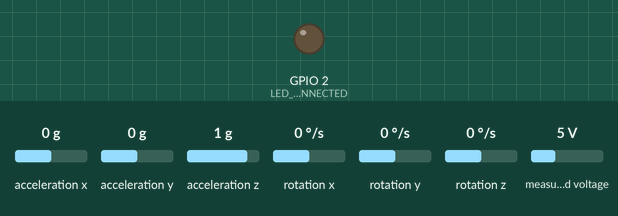
The program below on a simulated ESP32. Parts: output pins drawn as LEDs (lit = HIGH). Wiring (inferred from the names in the program): MPU-6050 motion sensor at I2C address 0x68; MPU-6050 motion sensor at I2C address 0x69. The test bench sets the inputs (shaded band); at power-on: acceleration x 0 g, acceleration y 0 g, acceleration z 1 g, rotation x 0 °/s, rotation y 0 °/s, rotation z 0 °/s, measured voltage 5 V. Nothing arrives over Bluetooth unless stated; a phone connects over Bluetooth LE 3 s after start.

Above: at 0.6 s.
At 3.6 s:
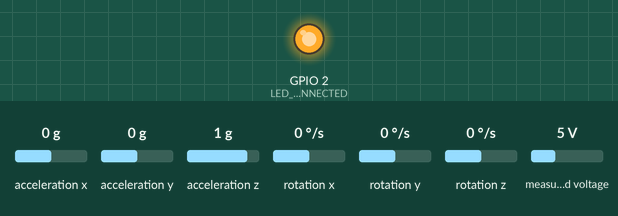
Timing chart, 0 to 5.1 s (numbered marks = the images above):
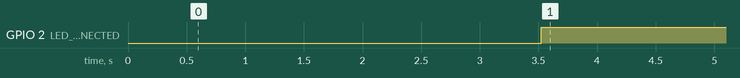

Measured:
- by itself, GPIO 2 (LED_BLE_CONNECTED): LOW → HIGH at 3.5 s

The program:

main.cpp
```cpp
#include <Arduino.h>
#include <Wire.h>
#include <Adafruit_INA219.h>
#include "config.h"
#include "telemetry_packet.h"
#include "imu_filter.h"
#include "i2c_recovery.h"
#include "ble_handler.h"

// ==============================================================================
// SAATHI MSK JOINT TRIAGE HUB - MAIN FIRMWARE
// Problem Statement ID: 26004 | Reconfigurable Dual-Pod Universal Kinematics
// ==============================================================================

// Intermediate data structure passed over FreeRTOS queue
struct SensorRawSnapshot {
    float thetaProx;
    float thetaDist;
    float thetaRel;
    uint32_t timestampMs;
    bool  error;
};

// Global Handlers
static IMUFilter imuProximal(MPU_PROXIMAL_ADDR);
static IMUFilter imuDistal(MPU_DISTAL_ADDR);
static Adafruit_INA219 ina219(INA219_ADDR);
static BleTelemetryHandler bleHandler;

// FreeRTOS Synchronization
static QueueHandle_t xSensorQueue = nullptr;
static SemaphoreHandle_t xI2CMutex = nullptr;

// Status Flags
static volatile bool ina219Available = false;
static float zeroOffsetRel = 0.0f;

// ==============================================================================
// TASK 1: SENSOR TASK (Core 0, 100 Hz / 10 ms strict cadence)
// Deterministic sampling of dual MPU-6050 pods + Complementary Angle Filter
// ==============================================================================
void SensorTask(void* pvParameters) {
    TickType_t xLastWakeTime = xTaskGetTickCount();
    const TickType_t xFrequency = pdMS_TO_TICKS(SAMPLING_PERIOD_MS); // 10 ms
    const float dt = 0.010f; // 100 Hz

    int consecutiveI2CErrors = 0;

    for (;;) {
        vTaskDelayUntil(&xLastWakeTime, xFrequency);

        // Check if Tare Calibration was triggered via BLE
        if (bleHandler.checkTareRequested()) {
            imuProximal.calibrateZero();
            imuDistal.calibrateZero();
            zeroOffsetRel = (imuProximal.getRawAngle() - imuDistal.getRawAngle());
            log_i("System Tare Applied: Zero Relative Reference = %.2f deg", zeroOffsetRel);
        }

        bool successA = false;
        bool successB = false;

        if (xSemaphoreTake(xI2CMutex, pdMS_TO_TICKS(5)) == pdTRUE) {
            successA = imuProximal.sample(dt);
            successB = imuDistal.sample(dt);
            xSemaphoreGive(xI2CMutex);
        }

        SensorRawSnapshot snapshot;
        snapshot.timestampMs = millis();

        if (successA && successB) {
            consecutiveI2CErrors = 0;
            snapshot.thetaProx = imuProximal.getAngle();
            snapshot.thetaDist = imuDistal.getAngle();
            // Relative Dynamic Angular Excursion: θ_rel = θ_proximal - θ_distal - tare_offset
            snapshot.thetaRel  = (imuProximal.getRawAngle() - imuDistal.getRawAngle()) - zeroOffsetRel;
            snapshot.error     = false;
        } else {
            consecutiveI2CErrors++;
            snapshot.thetaProx = 0.0f;
            snapshot.thetaDist = 0.0f;
            snapshot.thetaRel  = 0.0f;
            snapshot.error     = true;

            // Failsafe: Trigger 9-clock bus hang recovery if errors persist (> 3 cycles)
            if (consecutiveI2CErrors >= 3) {
                log_w("I2C error threshold reached (%d). Initiating bus recovery...", consecutiveI2CErrors);
                if (xSemaphoreTake(xI2CMutex, pdMS_TO_TICKS(15)) == pdTRUE) {
                    I2CBusRecovery::recover(I2C_SDA_PIN, I2C_SCL_PIN, I2C_BUS_FREQ_HZ);
                    imuProximal.init();
                    imuDistal.init();
                    xSemaphoreGive(xI2CMutex);
                    consecutiveI2CErrors = 0;
                }
            }
        }

        // Send sample snapshot to Core 1 Telemetry Task (drop oldest if full)
        if (xSensorQueue != nullptr) {
            xQueueSend(xSensorQueue, &snapshot, 0);
        }
    }
}

// ==============================================================================
// TASK 2: TELEMETRY TASK (Core 1)
// Numerical differentiation (ω, jerk), INA219 battery query & BLE notification
// ==============================================================================
void TelemetryTask(void* pvParameters) {
    SensorRawSnapshot currentSnap;
    float prevAngle = 0.0f;
    float prevOmega = 0.0f;
    uint32_t lastBatteryCheckMs = 0;
    uint16_t cachedBatteryMv = 3700; // Nominal 3.7V Li-ion default

    for (;;) {
        // Wait for next 100 Hz kinematic snapshot from Core 0
        if (xQueueReceive(xSensorQueue, &currentSnap, portMAX_DELAY) == pdTRUE) {
            const float dt = 0.010f; // 100 Hz = 10 ms interval

            // 1st Derivative: Angular Velocity ω = (θ_rel[n] - θ_rel[n-1]) / dt
            float omega = (currentSnap.thetaRel - prevAngle) / dt;

            // 2nd Derivative: Angular Jerk J = (ω[n] - ω[n-1]) / dt
            float jerk = (omega - prevOmega) / dt;

            prevAngle = currentSnap.thetaRel;
            prevOmega = omega;

            // Sample INA219 Battery Voltage periodically every 1000 ms (1 Hz) to prevent I2C bus congestion
            uint32_t now = millis();
            if (now - lastBatteryCheckMs >= 1000) {
                lastBatteryCheckMs = now;
                if (ina219Available && xSemaphoreTake(xI2CMutex, pdMS_TO_TICKS(5)) == pdTRUE) {
                    float busVoltageV = ina219.getBusVoltage_V();
                    cachedBatteryMv = (uint16_t)(busVoltageV * 1000.0f);
                    xSemaphoreGive(xI2CMutex);
                }
            }

            // Pack the 16-byte binary packet
            KinematicPacket packet;
            packet.header[0]    = PACKET_HEADER_0;
            packet.header[1]    = PACKET_HEADER_1;
            packet.theta_prox   = (int16_t)constrain(roundf(currentSnap.thetaProx * 100.0f), -32768, 32767);
            packet.theta_dist   = (int16_t)constrain(roundf(currentSnap.thetaDist * 100.0f), -32768, 32767);
            packet.theta_rel    = (int16_t)constrain(roundf(currentSnap.thetaRel  * 100.0f), -32768, 32767);
            packet.omega        = (int16_t)constrain(roundf(omega                * 100.0f), -32768, 32767);
            packet.jerk         = (int16_t)constrain(roundf(jerk                 * 10.0f),  -32768, 32767);
            packet.batt_mv      = cachedBatteryMv;

            uint8_t flags = 0;
            if (zeroOffsetRel != 0.0f) flags |= 0x01; // Calibrated
            if (currentSnap.error)     flags |= 0x08; // Sensor Error
            if (cachedBatteryMv < 3400) flags |= 0x04; // Low Battery Alert
            packet.status_flags = flags;

            // Compute Checksum
            packet.checksum     = calculate_packet_checksum(&packet);

            // Stream over BLE GATT Notification
            bleHandler.notifyPacket(packet);
        }
    }
}

// ==============================================================================
// SYSTEM SETUP
// ==============================================================================
void setup() {
    Serial.begin(115200);
    delay(500);
    log_i("==================================================");
    log_i("SAATHI MSK JOINT KINEMATICS & TRIAGE SYSTEM (ESP32)");
    log_i("SIH 2026 | Problem Statement 26004");
    log_i("==================================================");

    pinMode(LED_BLE_CONNECTED, OUTPUT);
    digitalWrite(LED_BLE_CONNECTED, LOW);

    // Create RTOS primitives
    xI2CMutex = xSemaphoreCreateMutex();
    xSensorQueue = xQueueCreate(SENSOR_QUEUE_LEN, sizeof(SensorRawSnapshot));

    // Initialize I2C Bus at 400 kHz Fast Mode
    Wire.begin(I2C_SDA_PIN, I2C_SCL_PIN, I2C_BUS_FREQ_HZ);
    Wire.setTimeOut(25); // 25 ms timeout prevents infinite blocking

    // Initialize MPU-6050 Proximal Pod (0x68)
    if (!imuProximal.init()) {
        log_e("Failed to initialize Proximal MPU-6050 at 0x68!");
    } else {
        log_i("Proximal MPU-6050 (Pod A, 0x68) online.");
    }

    // Initialize MPU-6050 Distal Pod (0x69)
    if (!imuDistal.init()) {
        log_e("Failed to initialize Distal MPU-6050 at 0x69!");
    } else {
        log_i("Distal MPU-6050 (Pod B, 0x69) online.");
    }

    // Initialize INA219 Battery & Current Monitor
    if (ina219.begin()) {
        ina219Available = true;
        log_i("INA219 Power Monitor initialized at 0x40.");
    } else {
        ina219Available = false;
        log_w("INA219 not detected at 0x40. Fallback to default voltage estimate.");
    }

    // Initialize BLE Telemetry Server
    bleHandler.init();

    // Spawn Core 0 Real-Time Sensor Task (Priority 2)
    xTaskCreatePinnedToCore(
        SensorTask,
        "SensorTask",
        4096,
        nullptr,
        2,
        nullptr,
        CORE_SENSOR_TASK
    );

    // Spawn Core 1 Telemetry Processing Task (Priority 1)
    xTaskCreatePinnedToCore(
        TelemetryTask,
        "TelemetryTask",
        4096,
        nullptr,
        1,
        nullptr,
        CORE_TELEMETRY_TASK
    );

    log_i("FreeRTOS dual-core tasks scheduled successfully.");
}

void loop() {
    // Arduino loop remains idle; all processing is handled by FreeRTOS tasks
    vTaskDelay(pdMS_TO_TICKS(1000));
}
```

ble_handler.h
```cpp
#pragma once

#include <Arduino.h>
#include <BLEDevice.h>
#include <BLEServer.h>
#include <BLEUtils.h>
#include <BLE2902.h>
#include "telemetry_packet.h"

// ==============================================================================
// BLE GATT SERVER HANDLER FOR SAATHI MSK TRIAGE HUB
// Streams 100 Hz 16-byte packed packets and listens for tare zero-point commands
// ==============================================================================

class BleTelemetryHandler : public BLEServerCallbacks, public BLECharacteristicCallbacks {
public:
    BleTelemetryHandler();

    bool init();
    void notifyPacket(const KinematicPacket& packet);
    bool isClientConnected() const { return deviceConnected; }
    bool checkTareRequested();

    // BLEServerCallbacks
    void onConnect(BLEServer* pServer) override;
    void onDisconnect(BLEServer* pServer) override;

    // BLECharacteristicCallbacks
    void onWrite(BLECharacteristic* pCharacteristic) override;

private:
    BLEServer* pServer;
    BLECharacteristic* pTelemetryChar;
    BLECharacteristic* pCommandChar;
    bool deviceConnected;
    bool oldDeviceConnected;
    volatile bool tareRequested;
};
```

i2c_recovery.h
```cpp
#pragma once

#include <Arduino.h>

// ==============================================================================
// I2C BUS HANG RECOVERY DRIVER
// Recovers locked SDA/SCL lines caused by cable flex or slave lockup
// ==============================================================================

class I2CBusRecovery {
public:
    static bool recover(uint8_t sdaPin, uint8_t sclPin, uint32_t frequency = 400000);
    static bool isBusHealthy(uint8_t sdaPin, uint8_t sclPin);
};
```

imu_filter.h
```cpp
#pragma once

#include <Arduino.h>
#include <Wire.h>

// ==============================================================================
// IMU FILTER & ORIENTATION ENGINE
// Samples MPU-6050 registers and computes filtered Euler pitch/roll & relative angle
// ==============================================================================

struct IMUData {
    float ax, ay, az;      // Accelerations in G
    float gx, gy, gz;      // Angular rates in deg/s
    float pitch;           // Filtered pitch angle in degrees
    float roll;            // Filtered roll angle in degrees
    bool  healthy;         // Communication state flag
};

class IMUFilter {
public:
    IMUFilter(uint8_t i2cAddress);

    bool init();
    bool sample(float dt);
    void calibrateZero();

    float getAngle() const { return currentAngle - zeroOffset; }
    float getRawAngle() const { return currentAngle; }
    float getAngularRate() const { return gyroRate; }
    bool  isHealthy() const { return data.healthy; }

    void setZeroOffset(float offset) { zeroOffset = offset; }
    float getZeroOffset() const { return zeroOffset; }

private:
    uint8_t i2cAddr;
    IMUData data;
    float currentAngle;    // Primary kinematic angle (pitch)
    float gyroRate;        // Gyro rate around flexion axis (deg/s)
    float zeroOffset;      // Tare offset in degrees
    float alpha;           // Complementary filter weight (default 0.96)

    // Gyroscope bias calibration offsets
    float gyroBiasX;
    float gyroBiasY;
    float gyroBiasZ;

    bool readRawRegisters(int16_t raw[7]);
};
```

telemetry_packet.h
```cpp
#pragma once

#include <stdint.h>
#include <stddef.h>

// ==============================================================================
// 16-BYTE HIGH-DENSITY PACKED KINEMATIC BINARY PACKET SPECIFICATION
// ==============================================================================
// Streamed at 100 Hz over BLE GATT Notification characteristic
// Total length: exactly 16 bytes (zero padding overhead)
// ==============================================================================

#define PACKET_HEADER_0          0xAA
#define PACKET_HEADER_1          0x55
#define PACKET_TOTAL_LEN         16

#pragma pack(push, 1)
struct KinematicPacket {
    uint8_t  header[2];      // [0xAA, 0x55] - Synchronization preamble
    int16_t  theta_prox;     // Proximal limb segment angle (degrees * 100, range -18000 to +18000)
    int16_t  theta_dist;     // Distal limb segment angle   (degrees * 100, range -18000 to +18000)
    int16_t  theta_rel;      // Relative joint angle θ_rel  (degrees * 100, θ_prox - θ_dist)
    int16_t  omega;          // Angular velocity ω          (deg/sec * 100, central difference)
    int16_t  jerk;           // Angular jerk J              (deg/sec^2 * 10, acceleration derivative)
    uint16_t batt_mv;        // Battery potential           (mV, measured by INA219, e.g. 3820 mV)
    uint8_t  status_flags;   // Bitmask: [0: calibrated, 1: tare active, 2: low batt (<3500mV), 3: sensor error]
    uint8_t  checksum;       // XOR checksum of bytes [2..14]
};
#pragma pack(pop)

// Compute 8-bit XOR checksum across bytes 2..14
static inline uint8_t calculate_packet_checksum(const KinematicPacket* pkt) {
    const uint8_t* raw = (const uint8_t*)pkt;
    uint8_t csum = 0;
    for (size_t i = 2; i < 15; i++) {
        csum ^= raw[i];
    }
    return csum;
}

// Validate integrity of a received packet
static inline bool validate_packet(const uint8_t* buffer, size_t len) {
    if (len != sizeof(KinematicPacket)) return false;
    if (buffer[0] != PACKET_HEADER_0 || buffer[1] != PACKET_HEADER_1) return false;

    uint8_t csum = 0;
    for (size_t i = 2; i < 15; i++) {
        csum ^= buffer[i];
    }
    return (csum == buffer[15]);
}
```

ble_server.cpp
```cpp
#include "ble_handler.h"
#include "config.h"

BleTelemetryHandler::BleTelemetryHandler()
    : pServer(nullptr),
      pTelemetryChar(nullptr),
      pCommandChar(nullptr),
      deviceConnected(false),
      oldDeviceConnected(false),
      tareRequested(false) {}

bool BleTelemetryHandler::init() {
    log_i("Initializing BLE GATT Server: %s", BLE_DEVICE_NAME);
    BLEDevice::init(BLE_DEVICE_NAME);

    // Create BLE Server
    pServer = BLEDevice::createServer();
    pServer->setCallbacks(this);

    // Create MSK Triage Service
    BLEService* pService = pServer->createService(SERVICE_UUID);

    // Create 100 Hz Telemetry Characteristic (NOTIFY | READ)
    pTelemetryChar = pService->createCharacteristic(
        TELEMETRY_CHAR_UUID,
        BLECharacteristic::PROPERTY_NOTIFY | BLECharacteristic::PROPERTY_READ
    );
    pTelemetryChar->addDescriptor(new BLE2902());

    // Create Command Characteristic (WRITE | WRITE_NR)
    pCommandChar = pService->createCharacteristic(
        COMMAND_CHAR_UUID,
        BLECharacteristic::PROPERTY_WRITE | BLECharacteristic::PROPERTY_WRITE_NR
    );
    pCommandChar->setCallbacks(this);

    // Start Service
    pService->start();

    // Configure Advertising
    BLEAdvertising* pAdvertising = BLEDevice::getAdvertising();
    pAdvertising->addServiceUUID(SERVICE_UUID);
    pAdvertising->setScanResponse(true);
    pAdvertising->setMinPreferred(0x06); // Fast connection intervals (7.5ms - 15ms)
    pAdvertising->setMaxPreferred(0x12);
    BLEDevice::startAdvertising();

    log_i("BLE Advertising active. Waiting for Saathi Mobile App to connect...");
    return true;
}

void BleTelemetryHandler::onConnect(BLEServer* pServer) {
    deviceConnected = true;
    digitalWrite(LED_BLE_CONNECTED, HIGH);
    log_i("Central device connected to Saathi MSK Hub.");
}

void BleTelemetryHandler::onDisconnect(BLEServer* pServer) {
    deviceConnected = false;
    digitalWrite(LED_BLE_CONNECTED, LOW);
    log_w("Central device disconnected. Restarting BLE advertising...");
    pServer->startAdvertising();
}

void BleTelemetryHandler::onWrite(BLECharacteristic* pCharacteristic) {
    std::string rxValue = pCharacteristic->getValue();
    if (rxValue.length() > 0) {
        uint8_t cmd = (uint8_t)rxValue[0];
        log_i("Received BLE command: 0x%02X", cmd);
        if (cmd == CMD_TARE_ZERO) {
            tareRequested = true;
            log_i("Command: TARE ZERO triggered by mobile client.");
        }
    }
}

bool BleTelemetryHandler::checkTareRequested() {
    if (tareRequested) {
        tareRequested = false;
        return true;
    }
    return false;
}

void BleTelemetryHandler::notifyPacket(const KinematicPacket& packet) {
    if (deviceConnected && pTelemetryChar != nullptr) {
        pTelemetryChar->setValue((uint8_t*)&packet, sizeof(KinematicPacket));
        pTelemetryChar->notify();
    }
}
```

Source omitted: i2c_recovery.cpp (1789 bytes), imu_filter.cpp (4319 bytes), config.h (1938 bytes)
